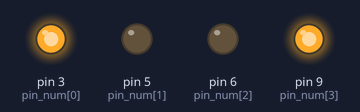
This sketch was run on a simulated Arduino Uno, built with avr-gcc and run on an emulated ATmega328P. On the bench: output pins drawn as LEDs (lit = HIGH).

Above: at 0.1 s.
Timing chart, 0 to 1.6 s (numbered marks = the images above):
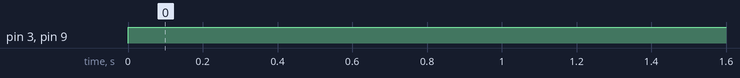

The sketch:

Lab1_4_1ab_Basic_IO_Functionality_with_the_Arduino.ino
```cpp
//------------------------------------//
//----- program for ME2-HMTX Lab1-----//
//---output digital port 3,5,6,9------//
//--- Coding via Arduino UNO ---------//
//------------------------------------//

//'set output pins
int pin_num[] = {3, 5, 6, 9};                           // Digital Output pin number

//Program Variable
unsigned int num = 0;                                   // Display value, It should be range from 0-15;
unsigned int bit1 = 0, bit4 = 0 , bit2 = 0, bit3 = 0;   // Bits Value
unsigned int rem_bit1 = 0, rem_bit4 = 0 , rem_bit2 = 0, rem_bit3 = 0;   // remainder bits value in each digit


// Initial Setup
// put your setup code here, to run once:
void setup() {
  pinMode(pin_num[0], OUTPUT);        // set pin X as an output pin
  pinMode(pin_num[1], OUTPUT);
  pinMode(pin_num[2], OUTPUT);
  pinMode(pin_num[3], OUTPUT);

  // Init serial Communication for Serial Digital Oscilloscope
  Serial.begin(9600);               // Inital Serial communication at X Baudrate
}

void loop() {
  num = 9 ;                 // Set value from 0-15
  num2nibble(num);          // this function is change number,"num",from value 0-15 into 4 bits digital number
}

void num2nibble(int num)
{
  bit1        = num / 2;
  rem_bit1    = num % 2;
  bit2        = bit1 / 2;
  rem_bit2    = bit1 % 2;
  bit3        = bit2 / 2;
  rem_bit3    = bit2 % 2;
  bit4        = bit3 / 2;
  rem_bit4    = bit3 % 2;
  //Set digital output pin to 0 or 1 ( 0V or 5V)
  digitalWrite(pin_num[0], rem_bit1);           //set pin_num[0] to 0 or 1. in this case, it is bit1
  digitalWrite(pin_num[1], rem_bit2);           //set pin_num[1] to 0 or 1
  digitalWrite(pin_num[2], rem_bit3);           //set pin_num[2] to 0 or 1
  digitalWrite(pin_num[3], rem_bit4);           //set pin_num[3] to 0 or 1. in this case, it is bit4
}
```

Measured:
- by itself, pin 3 (pin_num[0]), pin 9 (pin_num[3]): LOW → HIGH at 0.00 s
